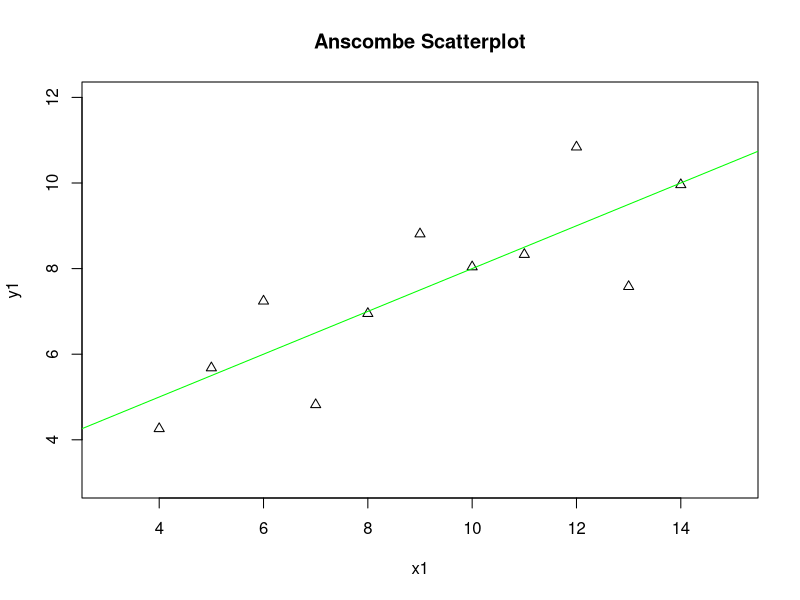

This chart was generated by the following R code:
## ---- chunk 1
data(anscombe)
dim(anscombe)
colnames(anscombe)
head(anscombe)
tail(anscombe)
summary(anscombe)
## ---- chunk 2
library(dplyr)
library(ggplot2)
anscombe.nu <- select(anscombe, x1, y1)
anscombe.nu
plot(anscombe.nu$y1~anscombe.nu$x1,
     main = "Anscombe Scatterplot",
     xlab = "x1",
     ylab = "y1",
     ylim = c(3,12),
     xlim = c(3, 15),
     pch = 24)
abline(lm(y1~x1, data = anscombe), col = "green")
